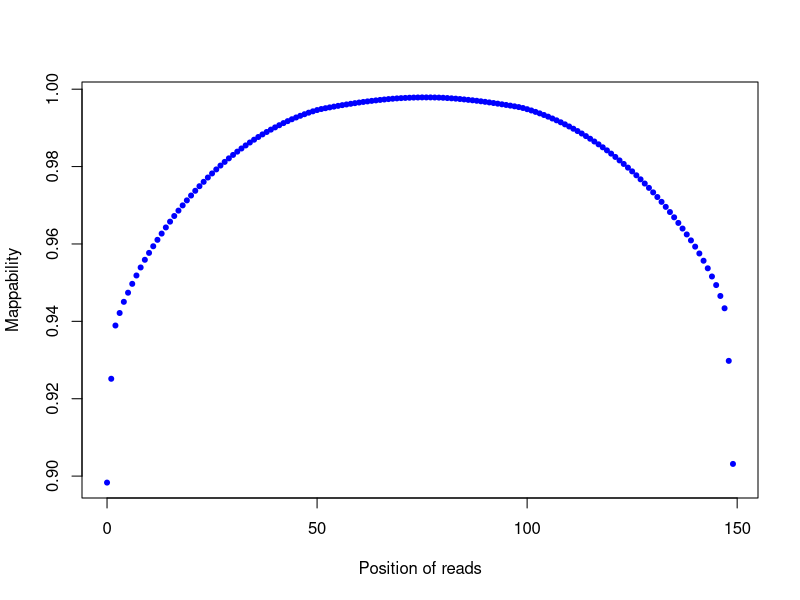

Here is the R script that generated this plot:
png("/rds/user/is460/hpc-work/muscle-rnaseq/ezbamqc/output/figs/srpk3_hom_ttnb_het_1.clipping_profile.png",width=500,height=500,units="px")
read_pos=c(0,1,2,3,4,5,6,7,8,9,10,11,12,13,14,15,16,17,18,19,20,21,22,23,24,25,26,27,28,29,30,31,32,33,34,35,36,37,38,39,40,41,42,43,44,45,46,47,48,49,50,51,52,53,54,55,56,57,58,59,60,61,62,63,64,65,66,67,68,69,70,71,72,73,74,75,76,77,78,79,80,81,82,83,84,85,86,87,88,89,90,91,92,93,94,95,96,97,98,99,100,101,102,103,104,105,106,107,108,109,110,111,112,113,114,115,116,117,118,119,120,121,122,123,124,125,126,127,128,129,130,131,132,133,134,135,136,137,138,139,140,141,142,143,144,145,146,147,148,149)
count=c(3211347,2363861,1929180,1827056,1735788,1661293,1588955,1520787,1455288,1392687,1336294,1282200,1229656,1178707,1128594,1081344,1035256,991187,948704,907696,868063,829352,792093,756246,721115,687813,655054,623566,593641,564669,536577,509844,484107,459142,435265,412422,390382,369065,349357,330149,311827,294109,276880,260876,245400,231008,217227,204363,191876,180857,170524,162028,155266,148702,142332,136165,130222,124695,119288,114086,109001,104222,99794,95450,91558,87728,84266,80829,77888,75232,73061,71295,69803,68507,67755,67144,67226,67254,67899,68785,70120,72353,74679,77282,80377,83682,87236,90785,94625,98902,103371,108056,113042,118102,123498,128789,134236,140055,146040,153683,163290,173732,185428,197557,210728,224291,239283,254281,270228,287047,304411,322795,341824,361935,383129,404551,427065,450146,474433,499433,526043,553130,581438,610367,640329,670807,702908,735884,770249,805557,842444,880379,919636,960551,1002891,1045980,1091706,1137693,1185698,1234328,1285321,1341061,1400369,1462206,1528895,1599037,1687995,1788494,2217718,3058954)
plot(read_pos,1-(count/31584004),pch=20,xlab="Position of reads",ylab="Mappability",col="blue")
dev.state=dev.off()
